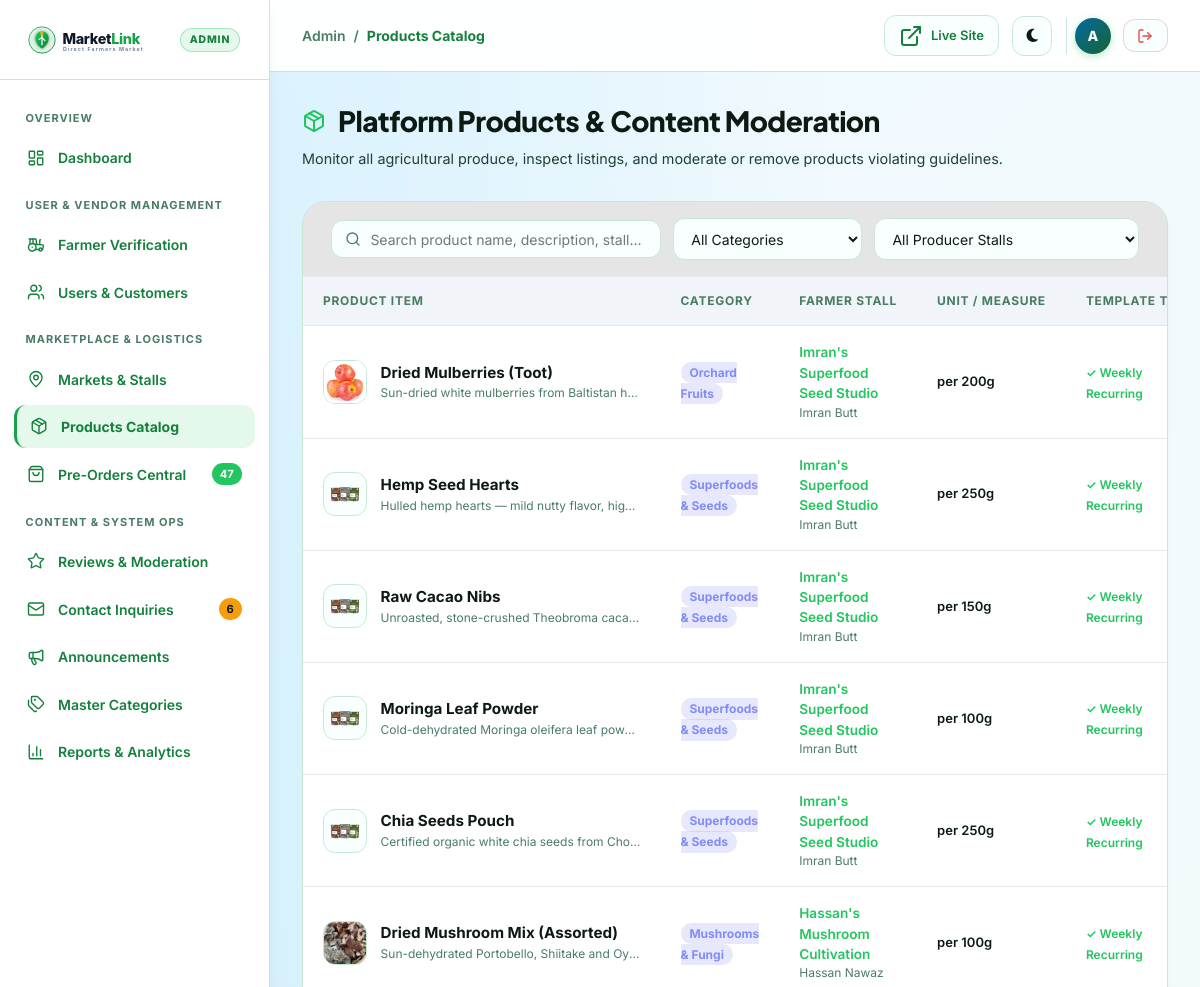
Page /admin/products.php (signed in, upper part) on the earlier database version.
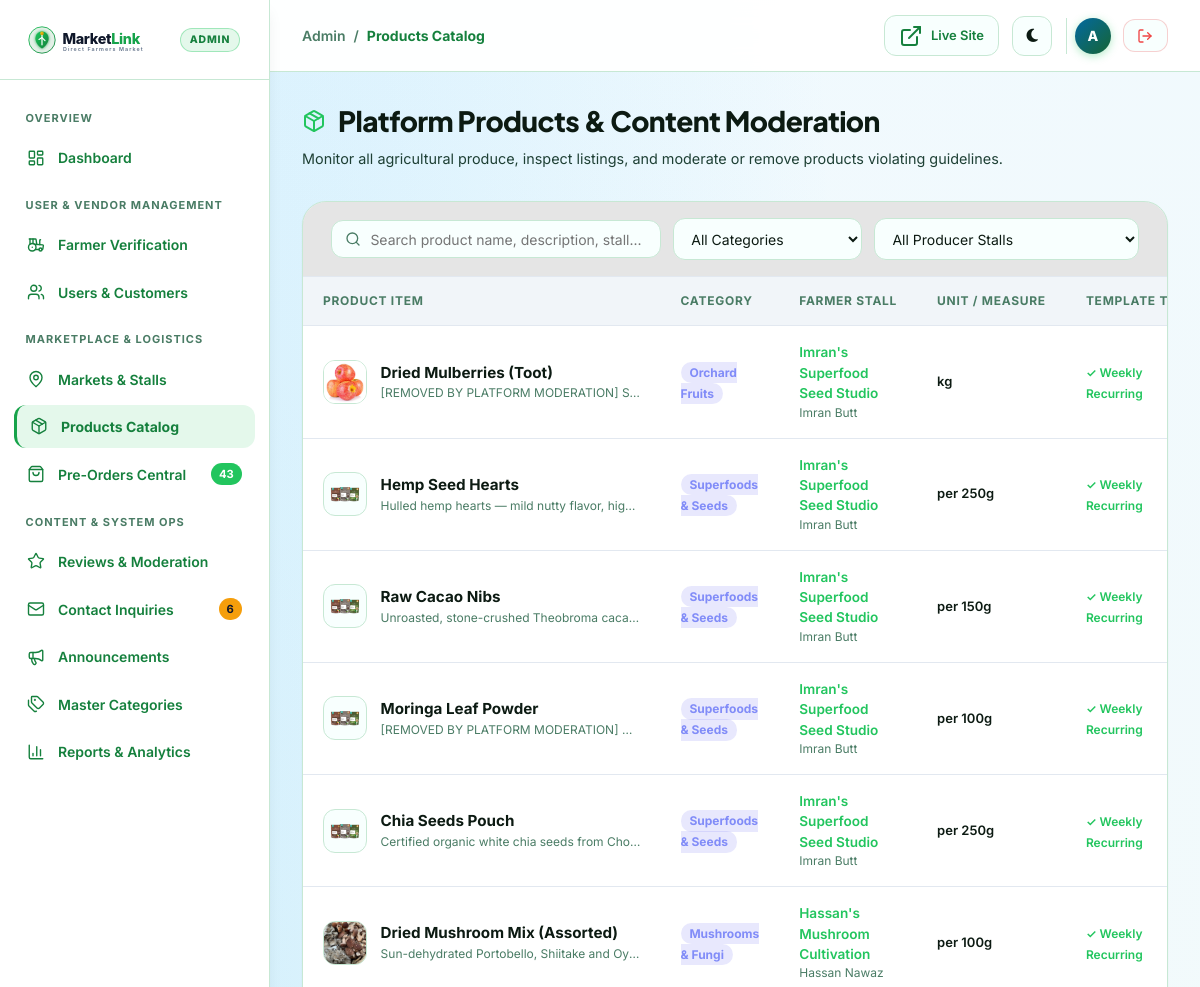
Same page on the later database version.
### tables this page shows
CREATE TABLE `products` (
  `product_id` int(11) NOT NULL,
  `farmer_id` int(11) NOT NULL,
  `category_id` int(11) NOT NULL,
  `product_name` varchar(100) NOT NULL,
  `description` text DEFAULT NULL,
  `unit` varchar(30) NOT NULL,
  `is_recurring_template` tinyint(1) DEFAULT 1,
  `image_url` varchar(255) DEFAULT NULL,
  `created_at` datetime DEFAULT current_timestamp(),
  `updated_at` datetime DEFAULT current_timestamp() ON UPDATE current_timestamp()
);

CREATE TABLE `product_categories` (
  `category_id` int(11) NOT NULL,
  `category_name` varchar(50) NOT NULL,
  `description` varchar(255) DEFAULT NULL,
  `category_image` varchar(255) DEFAULT NULL,
  `is_active` tinyint(1) DEFAULT 1,
  `created_at` datetime DEFAULT current_timestamp()
);

CREATE TABLE `farmer_profiles` (
  `farmer_id` int(11) NOT NULL,
  `stall_name` varchar(120) NOT NULL,
  `contact_person` varchar(100) NOT NULL,
  `business_phone` varchar(20) NOT NULL,
  `business_email` varchar(100) DEFAULT NULL,
  `description` text DEFAULT NULL,
  `address` text NOT NULL,
  `latitude` decimal(10,8) NOT NULL,
  `longitude` decimal(11,8) NOT NULL,
  `order_cutoff_time` time DEFAULT '18:00:00',
  `approval_status` enum('pending','approved','rejected','suspended') DEFAULT 'pending',
  `created_at` datetime DEFAULT current_timestamp(),
  `updated_at` datetime DEFAULT current_timestamp() ON UPDATE current_timestamp()
);

### admin/products.php (the view, shortened to what the changed rows need)
<?php
$activeNav = 'products';
require_once __DIR__ . '/includes/admin_header.php';
$whereClauses = [];
$params = [];
$whereSql = !empty($whereClauses) ? "WHERE " . implode(" AND ", $whereClauses) : "";
$sql = "SELECT p.*, pc.category_name, fp.stall_name, fp.contact_person
        FROM products p
        JOIN product_categories pc ON p.category_id = pc.category_id
        JOIN farmer_profiles fp ON p.farmer_id = fp.farmer_id
        {$whereSql}
        ORDER BY p.product_id DESC";
$stmt = $pdo->prepare($sql);
$stmt->execute($params);
$products = $stmt->fetchAll();
?>
<div class="admin-page-header">
  <div class="admin-page-title-group">
    <h1>
      <i data-lucide="package" style="color:var(--admin-accent);"></i>
      Platform Products &amp; Content Moderation
    </h1>
  </div>
</div>
<div class="admin-card">
  <div class="admin-table-container">
    <table class="admin-table">
      <thead>
        <tr>
          <th>Product Item</th>
          <th>Category</th>
          <th>Farmer Stall</th>
          <th>Unit / Measure</th>
          <th>Template Type</th>
        </tr>
      </thead>
      <tbody>
        <?php if (empty($products)): ?>
          <tr>
            <td colspan="7" style="text-align:center; padding:3rem; color:var(--admin-text-subtle);">
              No products found matching the specified criteria.
            </td>
          </tr>
        <?php else: ?>
          <?php foreach ($products as $p): ?>
            <tr id="prod-row-<?= $p['product_id'] ?>">
              <td>
                <div style="display:flex; align-items:center; gap:0.85rem;">
                  <div style="width:44px; height:44px; border-radius:var(--radius-md); background:var(--admin-input-bg); border:1px solid var(--admin-card-border); overflow:hidden; display:flex; align-items:center; justify-content:center; flex-shrink:0;">
                    <?php if (!empty($p['image_url'])): ?>
                      <img src="<?= BASE_URL ?>/<?= htmlspecialchars($p['image_url']) ?>" alt="" style="width:100%; height:100%; object-fit:cover;" onerror="this.onerror=null; this.src='<?= BASE_URL ?>/assets/images/logo.svg';">
                    <?php else: ?>
                      <i data-lucide="package" style="color:var(--admin-text-subtle); width:20px; height:20px;"></i>
                    <?php endif; ?>
                  </div>
                  <div>
                    <div style="font-weight:700; color:var(--admin-text-main); font-size:0.95rem;">
                      <?= htmlspecialchars($p['product_name']) ?>
                    </div>
                    <div style="font-size:0.75rem; color:var(--admin-text-subtle); max-width:260px; overflow:hidden; text-overflow:ellipsis; white-space:nowrap;">
                      <?= htmlspecialchars($p['description'] ?: 'No description provided') ?>
                    </div>
                  </div>
                </div>
              </td>
              <td>
                <span style="font-size:0.75rem; font-weight:700; padding:0.2rem 0.55rem; border-radius:var(--radius-full); background:rgba(99,102,241,0.15); color:#818cf8;">
                  <?= htmlspecialchars($p['category_name']) ?>
                </span>
              </td>
              <td>
                <div style="font-weight:600; font-size:0.85rem; color:var(--admin-emerald);"><?= htmlspecialchars($p['stall_name']) ?></div>
                <div style="font-size:0.75rem; color:var(--admin-text-subtle);"><?= htmlspecialchars($p['contact_person']) ?></div>
              </td>
              <td style="font-size:0.8125rem; font-weight:600; color:var(--admin-text-main);">
                <?= htmlspecialchars($p['unit']) ?>
              </td>
              <td>
                <?php if ($p['is_recurring_template']): ?>
                  <span style="font-size:0.75rem; color:var(--admin-emerald); font-weight:600;">✓ Weekly Recurring</span>
                <?php else: ?>
                  <span style="font-size:0.75rem; color:var(--admin-text-subtle);">One-time harvest</span>
                <?php endif; ?>
              </td>
            </tr>
          <?php endforeach; ?>
        <?php endif; ?>
      </tbody>
    </table>
  </div>
</div>
<?php require_once __DIR__ . '/includes/admin_footer.php'; ?>

### admin/includes/admin_sidebar.php (shortened to what the changed rows need)
<aside class="admin-sidebar" id="adminSidebar">
  <nav class="admin-sidebar-nav">
    <a href="<?= BASE_URL ?>/admin/orders.php" class="admin-nav-link <?= ($activeNav === 'orders') ? 'active' : '' ?>">
      <div class="admin-nav-link-inner">
        <i data-lucide="shopping-bag"></i>
        <span>Pre-Orders Central</span>
      </div>
      <?php if (!empty($activeOrdersCount) && $activeOrdersCount > 0): ?>
        <span class="admin-badge-count"><?= $activeOrdersCount ?></span>
      <?php endif; ?>
    </a>
  </nav>
</aside>

Differences in the rows shown:
changed products "Dried Mulberries (Toot)": description "Sun-dried white mulberries from Baltistan h…" → "[REMOVED BY PLATFORM MODERATION] S…"; unit "per 200g" → "kg"
changed products "Moringa Leaf Powder": description "Cold-dehydrated Moringa oleifera leaf pow…" → "[REMOVED BY PLATFORM MODERATION]…"
Other differences:
$activeOrdersCount: "47" → "43"
